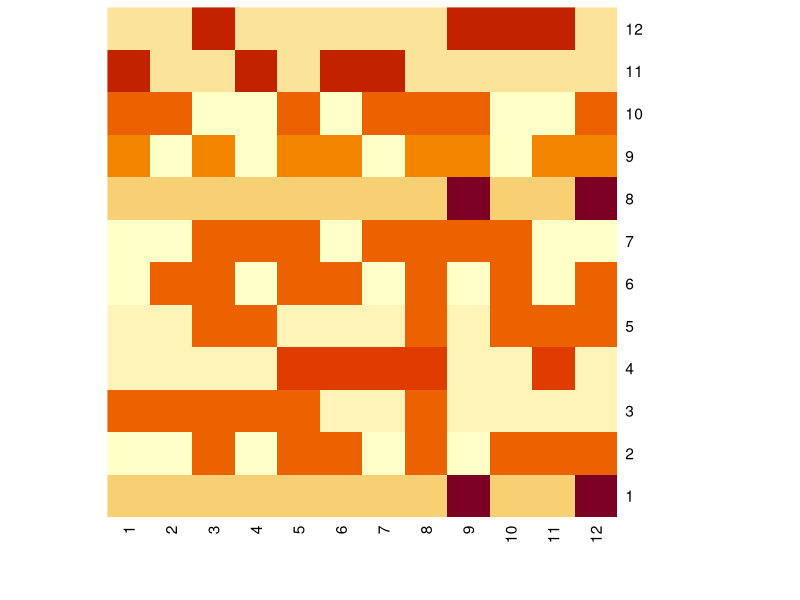

Recreate this plot in R. (Note: this script raises an error after producing the figure.)
N <- 12
bJ <- 0.3
bf <- exp(-2 * bJ)
par(mfrow=c(2, 2))
grid <- matrix(sample(c(-1, 1), N*N, replace=TRUE), nrow=N, ncol=N)
heatmap(grid, Colv=NA, Rowv=NA)
for (t in 1:100) {
  i <- sample(1:N, 1)
  j <- sample(1:N, 1)
  n_sum <- grid[i,j] * (grid[(i+1)%%N,j] + grid[(i-1)%%N,j] + grid[i,(j+1)%%N] + grid[i,(j-1)%%N])
  if (n_sum <= 0 || runif(1) < bf ^ n_sum) {
    grid[i, j] <- -grid[i,j]
  }
}
heatmap(grid, Colv=NA, Rowv=NA)
